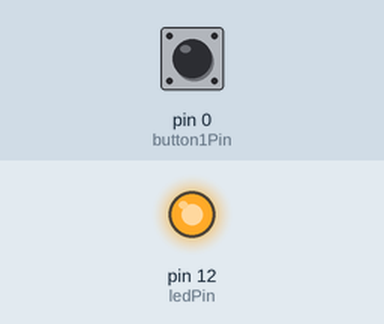
Bench run of a sketch on a simulated Arduino Uno, built with avr-gcc and run on an emulated ATmega328P. Parts: output pins drawn as LEDs (lit = HIGH). The inputs (shaded band) are chosen by the test bench; at power-on: pin 0 (button1Pin) LOW.

Above: at 1.2 s.
1.3 s: pin 0 (button1Pin) pulled HIGH for 0.15 s
At 2.0 s:
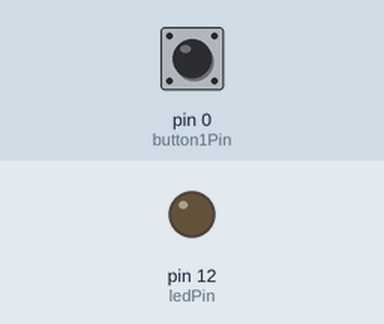
2.9 s: pin 0 (button1Pin) pulled HIGH for 1 s
At 3.2 s:
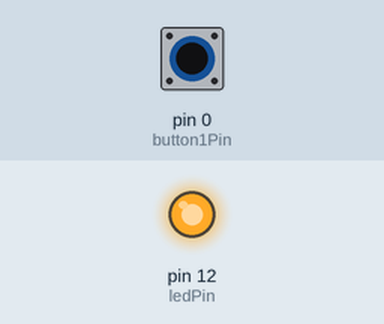
5.4 s: pin 0 (button1Pin) pulled HIGH for 3.2 s
At 6.4 s:
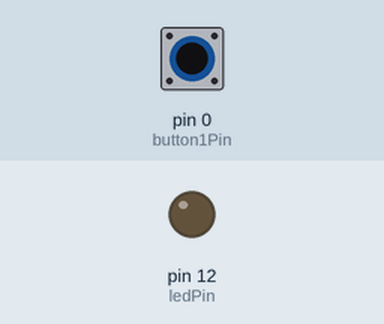
Timing chart, 0 to 8.4 s (numbered marks = the images above; inputs shaded):
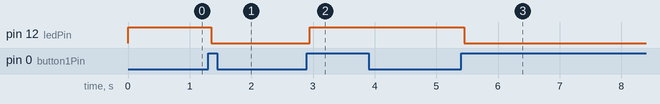

Measured:
- after the input at 1.3 s, pin 12 (ledPin): HIGH → LOW after 0.05 s
- after the input at 2.9 s, pin 12 (ledPin): LOW → HIGH after 0.05 s
- after the input at 5.4 s, pin 12 (ledPin): HIGH → LOW after 0.05 s

The sketch:

LEDButton_Demo.ino
```cpp
const int ledPin = 12; // LED Pin
const int button1Pin = 0; // Button Pin

int ledState = HIGH;
int buttonState;
int buttonPreviousState = LOW;

long buttonLastDebounce = 0;
long debounceDelay = 50;

void setup(){
  pinMode(ledPin, OUTPUT);

  pinMode(button1Pin, INPUT);

  digitalWrite(ledPin, ledState);
}

void loop(){

  int buttonReading = digitalRead(button1Pin);

  if(buttonReading != buttonPreviousState){
    buttonLastDebounce = millis();
  }

  if((millis() - buttonLastDebounce) > debounceDelay){
    if(buttonReading != buttonState){
      buttonState = buttonReading;
      if(buttonState == HIGH){
        ledState = !ledState;
        digitalWrite(ledPin, ledState);
      }
    }
  }

  buttonPreviousState = buttonReading;

}
```
